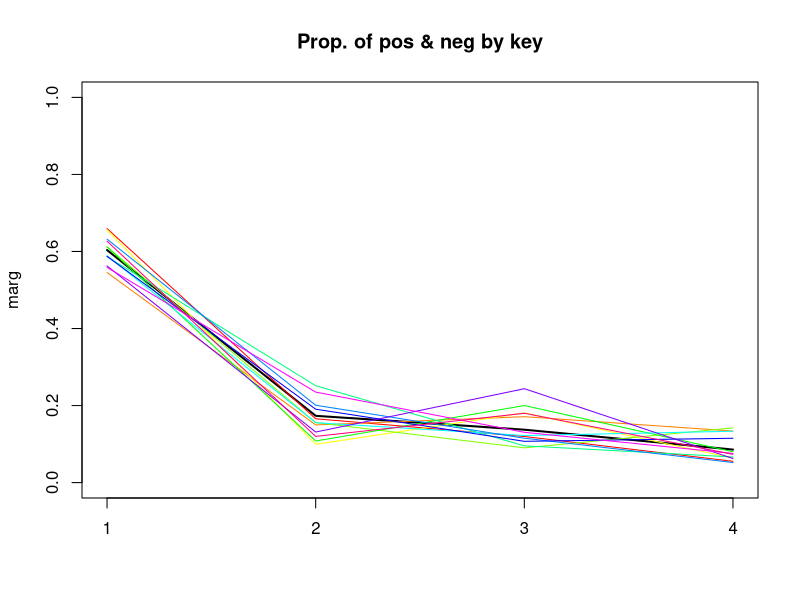
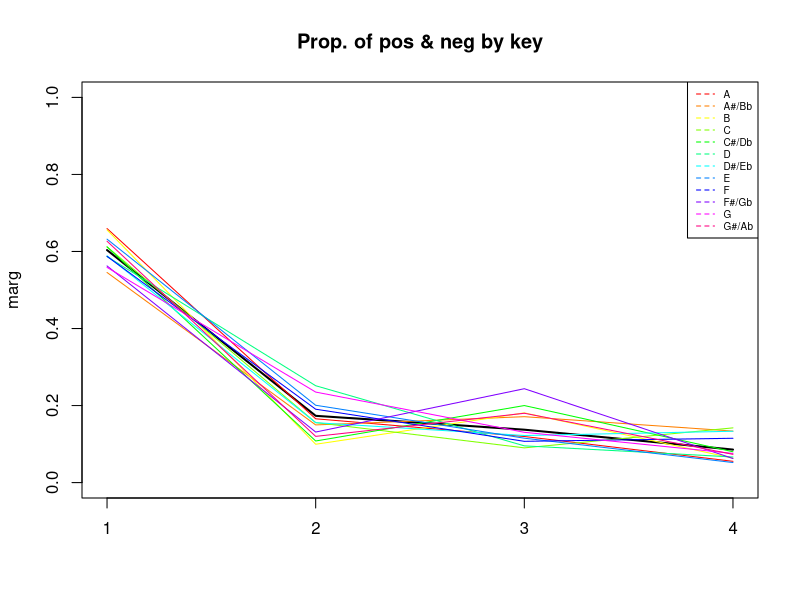
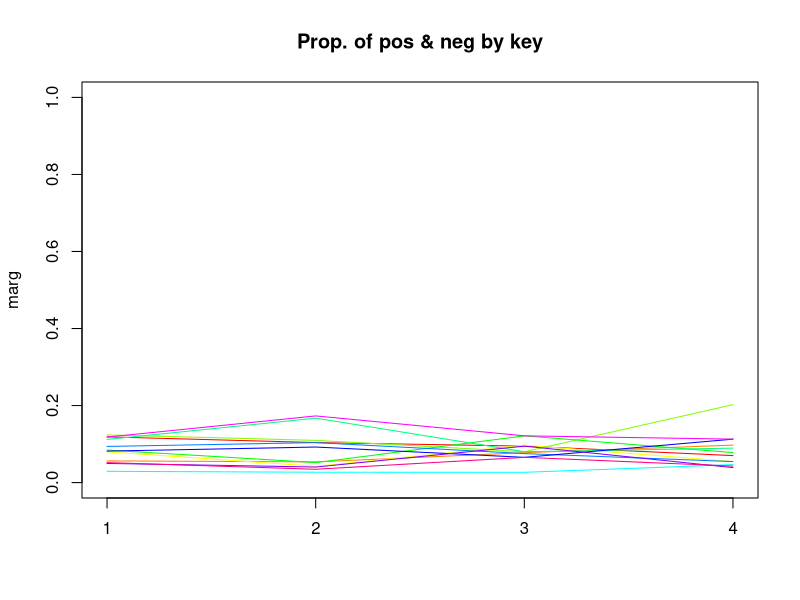
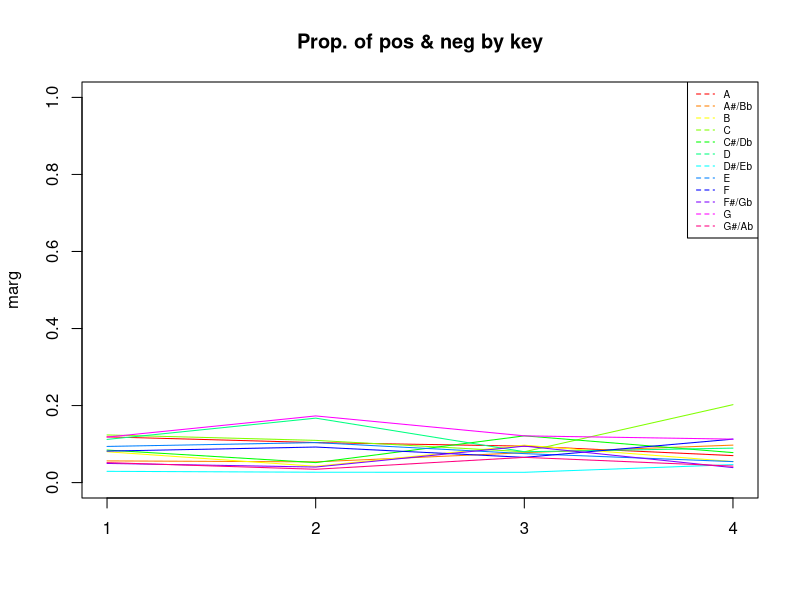
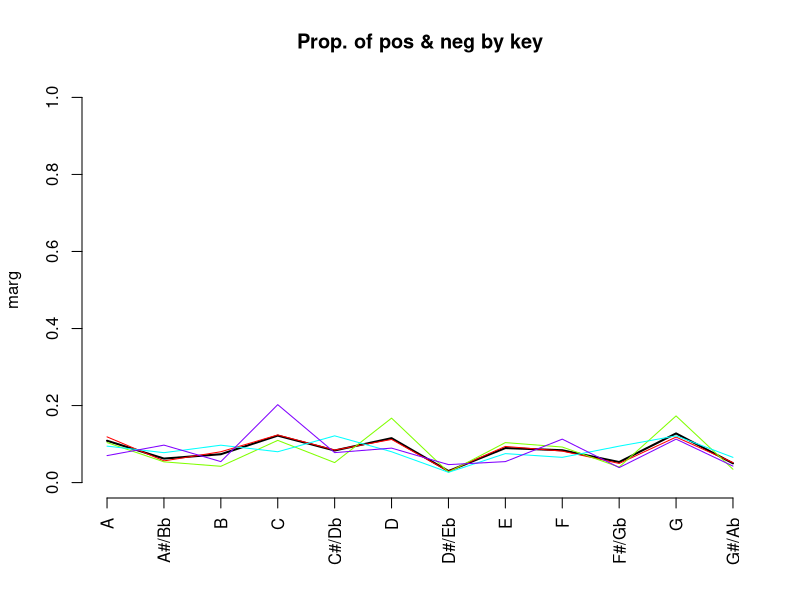
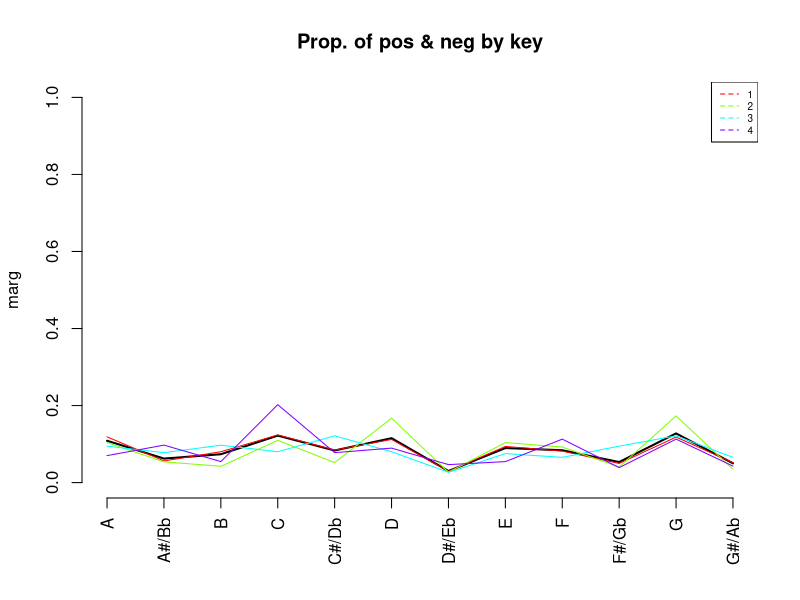
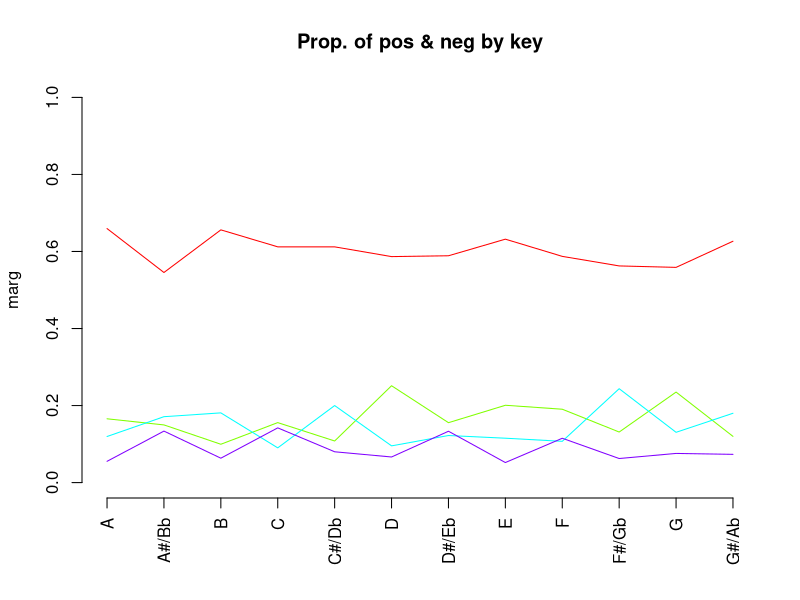
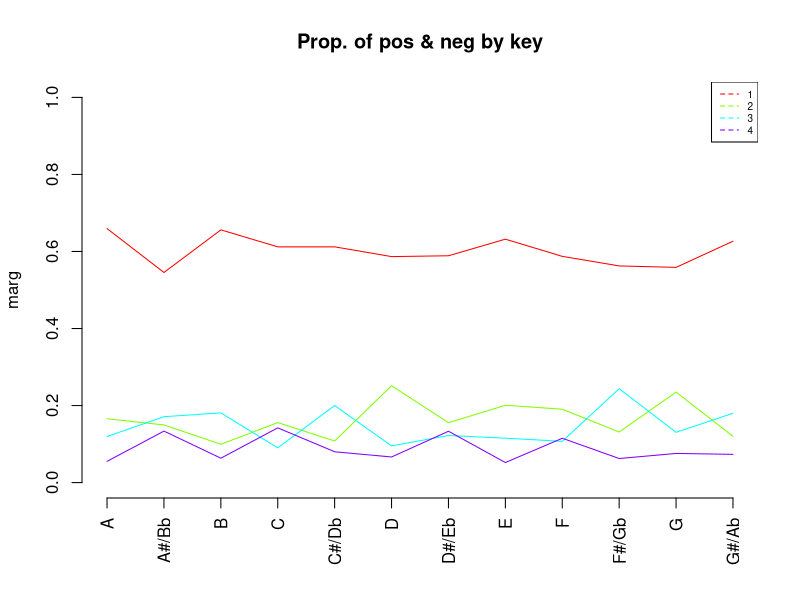

The R source for these figures, in order:
## ---- chunk 1
knitr::opts_chunk$set(echo = TRUE)

library(tidyverse)
## ---- chunk 2
# Replace with your own working directory if needed
WD <- "C:/Users/Joseph/Documents/Codes/2022/mvtec-2022/finalproject/04-clustering"
setwd(WD)

# dd <- read.csv("data/SpotifyClustersData.csv",header=T, sep=",", dec='.');

c2 <- read.csv("data/c2.csv", header=T) %>% pull()

dd <- read.csv("data/cleaneddata-withtitles.csv") %>%
  select("key", "tempo_cat",
         "loudness", "energy", "acousticness", "instrumentalness", "valence") %>%
  bind_cols(tibble(c2))
head(dd, 10)
## ---- chunk 3
names(dd)
## ---- chunk 4
attach(dd)
## ---- chunk 5
ValorTestXnum <- function(Xnum,P){
  # Freq dis of factors
  nk <- as.vector(table(P)); 
  n <- sum(nk);
  
  # Averages vs groups
  xk <- tapply(Xnum,P,mean);
  
  # Test values
  txk <- (xk-mean(Xnum))/(sd(Xnum)*sqrt((n-nk)/(n*nk)));
  
  # P-values
  pxk <- pt(txk,n-1,lower.tail=F);
  for(c in 1:length(levels(as.factor(P)))){if (pxk[c]>0.5){pxk[c]<-1-pxk[c]}}
  return (pxk)
}

ValorTestXquali <- function(P,Xquali){
  taula <- table(P,Xquali);
  n <- sum(taula); 
  pk <- apply(taula,1,sum)/n;
  pj <- apply(taula,2,sum)/n;
  pf <- taula/(n*pk);
  pjm <- matrix(data=pj,nrow=dim(pf)[1],ncol=dim(pf)[2], byrow=TRUE);      
  dpf <- pf - pjm; 
  dvt <- sqrt(((1-pk)/(n*pk))%*%t(pj*(1-pj)));
  
  # And there are divisions equal to 0 woman NA and it doesn't work
  zkj <- dpf
  zkj[dpf!=0]<-dpf[dpf!=0]/dvt[dpf!=0]; 
  pzkj <- pnorm(zkj,lower.tail=F);
  for(c in 1:length(levels(as.factor(P)))){for (s in 1:length(levels(Xquali))){if (pzkj[c,s]> 0.5){pzkj[c,s]<-1- pzkj[c,s]}}}
  return (list(rowpf=pf,vtest=zkj,pval=pzkj))
}
## ---- chunk 6
# dades contain the dataset
dades <- dd

K<-dim(dades)[2]
par(ask=TRUE)
## ---- chunk 7
# P must contain the class variable
# c2 <- dd$cluster
P <- c2

nc <- length(levels(factor(P)))
nc
## ---- chunk 8
pvalk <- matrix(data=0,nrow=nc,ncol=K, dimnames=list(levels(P),names(dades)))
nameP <- "Class"
n <- dim(dades)[1]
## ---- chunk 9
for(k in 1:K){
  if (is.numeric(dades[,k])){ 
    print(paste("Analysis by classes of the Variable:", names(dades)[k]))
    
    boxplot(dades[,k]~P, main=paste("Boxplot of", names(dades)[k], "vs", nameP ), horizontal=TRUE)
    
    barplot(tapply(dades[[k]], P, mean),main=paste("Means of", names(dades)[k], "by", nameP ))
    abline(h=mean(dades[[k]]))
    legend(0,mean(dades[[k]]),"global mean",bty="n")
    print("Statistics per groups:")
    for(s in levels(as.factor(P))) {print(summary(dades[P==s,k]))}
    o<-oneway.test(dades[,k]~P)
    print(paste("p-value ANOVA:", o$p.value))
    kw<-kruskal.test(dades[,k]~P)
    print(paste("p-value Kruskal-Wallis:", kw$p.value))
    pvalk[,k]<-ValorTestXnum(dades[,k], P)
    print("p-values ValorsTest: ")
    print(pvalk[,k])      
  }else{
    if(class(dd[,k])=="Date"){
      print(summary(dd[,k]))
      print(sd(dd[,k]))
      
      # Decide breaks: weeks, months, quarters...
      hist(dd[,k],breaks="weeks")
      
    }else{
      # Qualitatives
      print(paste("Variable", names(dades)[k]))
      table<-table(P,dades[,k])

      rowperc<-prop.table(table,1)
      
      colperc<-prop.table(table,2)
      
      # Observe why the variable is true or false. It identifies the type of logic
      # This one has no levels, therefore, coercion was prevented
      dades[,k]<-as.factor(dades[,k])
      
      marg <- table(as.factor(P))/n
      print(append("Categories=",levels(as.factor(dades[,k]))))
      
      # From next plots, select one of them according to your practical case
      plot(marg,type="l",ylim=c(0,1),main=paste("Prop. of pos & neg by",names(dades)[k]))
      paleta<-rainbow(length(levels(dades[,k])))
      for(c in 1:length(levels(dades[,k]))){lines(colperc[,c],col=paleta[c]) }
      
      # With legend
      plot(marg,type="l",ylim=c(0,1),main=paste("Prop. of pos & neg by",names(dades)[k]))
      paleta<-rainbow(length(levels(dades[,k])))
      for(c in 1:length(levels(dades[,k]))){lines(colperc[,c],col=paleta[c]) }
      legend("topright", levels(dades[,k]), col=paleta, lty=2, cex=0.6)
      
      # Conditioned to classes
      print(append("Categories=",levels(dades[,k])))
      plot(marg,type="n",ylim=c(0,1),main=paste("Prop. of pos & neg by",names(dades)[k]))
      paleta<-rainbow(length(levels(dades[,k])))
      for(c in 1:length(levels(dades[,k]))){lines(rowperc[,c],col=paleta[c]) }
      
      # With legend
      plot(marg,type="n",ylim=c(0,1),main=paste("Prop. of pos & neg by",names(dades)[k]))
      paleta<-rainbow(length(levels(dades[,k])))
      for(c in 1:length(levels(dades[,k]))){lines(rowperc[,c],col=paleta[c]) }
      legend("topright", levels(dades[,k]), col=paleta, lty=2, cex=0.6)
      
      # With abcisses axis variable
      marg <-table(dades[,k])/n
      print(append("Categories=",levels(dades[,k])))
      plot(marg,type="l",ylim=c(0,1),main=paste("Prop. of pos & neg by",names(dades)[k]), las=3)
      paleta<-rainbow(length(levels(as.factor(P))))
      for(c in 1:length(levels(as.factor(P)))){lines(rowperc[c,],col=paleta[c]) }
      
      # With legend
      plot(marg,type="l",ylim=c(0,1),main=paste("Prop. of pos & neg by",names(dades)[k]), las=3)
      for(c in 1:length(levels(as.factor(P)))){lines(rowperc[c,],col=paleta[c])}
      legend("topright", levels(as.factor(P)), col=paleta, lty=2, cex=0.6)
      
      # Conditioned to column
      plot(marg,type="n",ylim=c(0,1),main=paste("Prop. of pos & neg by",names(dades)[k]), las=3)
      paleta<-rainbow(length(levels(as.factor(P))))
      for(c in 1:length(levels(as.factor(P)))){lines(colperc[c,],col=paleta[c]) }
      
      # With legend
      plot(marg,type="n",ylim=c(0,1),main=paste("Prop. of pos & neg by",names(dades)[k]), las=3)
      for(c in 1:length(levels(as.factor(P)))){lines(colperc[c,],col=paleta[c])}
      legend("topright", levels(as.factor(P)), col=paleta, lty=2, cex=0.6)
      
      table<-table(dades[,k],P)
      print("Cross Table:")
      print(table)
      print("Conditional distributions column :")
      print(colperc)
      
      # Stacked bar charts                                        
      paleta<-rainbow(length(levels(dades[,k])))
      barplot(table(dades[,k], as.factor(P)), beside=FALSE,col=paleta )
      
      barplot(table(dades[,k], as.factor(P)), beside=FALSE,col=paleta )
      legend("topright",levels(as.factor(dades[,k])),pch=1,cex=0.5, col=paleta)
      
      # Attached bar charts
      barplot(table(dades[,k], as.factor(P)), beside=TRUE,col=paleta )
      
      barplot(table(dades[,k], as.factor(P)), beside=TRUE,col=paleta)
      legend("topright",levels(as.factor(dades[,k])),pch=1,cex=0.5, col=paleta)
      
      print("Square Chi test: ")
      print(chisq.test(dades[,k], as.factor(P)))
      
      print("Values test:")
      print( ValorTestXquali(P,dades[,k]))
      # Calculate the pvalues of quali
    }
  }
}
## ---- chunk 10
# Descriptors of the most significant classes. Add infoboxes
for (c in 1:length(levels(as.factor(P)))) {
  if(!is.na(levels(as.factor(P))[c])){
    print(paste("P.values per class:",levels(as.factor(P))[c]));
    print(sort(pvalk[c,]), digits=3) 
  }
}
## ---- chunk 11
dd_clust <- read.csv("data/cleaneddata-withtitles.csv") %>%
  bind_cols(tibble(cluster = c2))
head(dd_clust)
## ---- chunk 12
names(dd_clust)
## ---- chunk 13
pop_per_class <- dd_clust %>%
  select(popularity, track_name, artists, track_genre, cluster) %>%
  arrange(desc(popularity)) %>%
  group_by(cluster) %>%
  top_n(6, popularity) %>%
  arrange(cluster)
pop_per_class
## ---- chunk 14
ggplot(pop_per_class) +
  geom_bar(aes(x = cluster, fill = track_genre))
